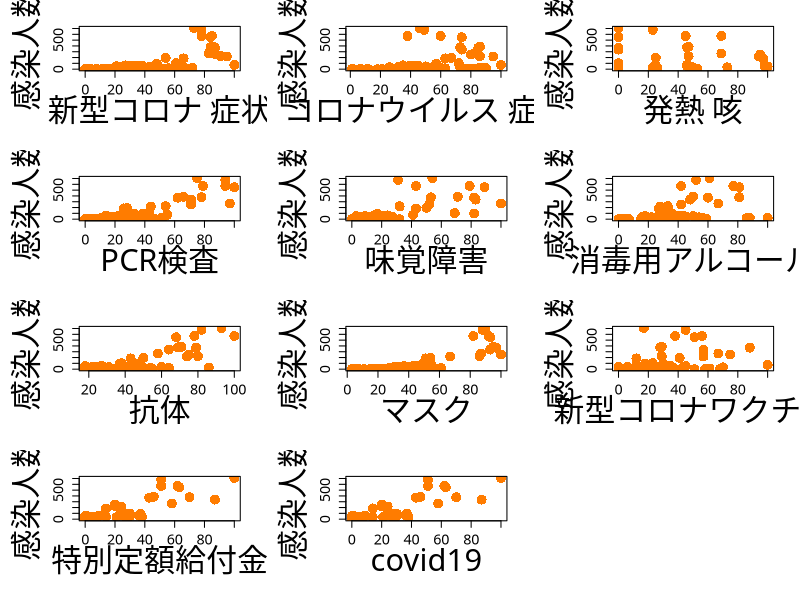

The R source for this figure: (Note: this script raises an error after producing the figure.)
png(file="./Scatterplot.png",width = 1300, height = 900)
data1<-read.csv("Japan.csv",fileEncoding = "UTF-8-BOM")
data1<-data1[-(89:479),]
mdate<-data1[(1:88),1]
mdate<-as.Date(mdate,"%Y/%m/%d")
num<-data1[(1:88),2]
par(family="HiraKakuProN-W6")
par(mfrow = c(4,3))

k1<-read.csv("Japan_k1.csv",fileEncoding = "UTF-8-BOM")
k1_pop<-k1[(1:88),2]
par(mar=c(6, 6, 2, 2))
plot(k1_pop,num,xlab='新型コロナ 症状',ylab = '感染人数',type="p",pch=16,cex=2,col="#ff7c00",cex.lab = 2.8,cex.axis = 1.3,cex.main = 2)

k2<-read.csv("Japan_k2.csv",fileEncoding = "UTF-8-BOM")
k2_pop<-k2[(1:88),2]
plot(k2_pop,num,xlab='コロナウイルス 症状',ylab = '感染人数',type="p",pch=16,cex=2,col="#ff7c00",cex.lab = 2.8,cex.axis = 1.3,cex.main = 2)

k3<-read.csv("Japan_k3.csv",fileEncoding = "UTF-8-BOM")
k3_pop<-k3[(1:88),2]
plot(k3_pop,num,xlab='発熱 咳',ylab = '感染人数',type="p",pch=16,cex=2,col="#ff7c00",cex.lab = 2.8,cex.axis = 1.3,cex.main = 2)

k4<-read.csv("Japan_k4.csv",fileEncoding = "UTF-8-BOM")
k4_pop<-k4[(1:88),2]
plot(k4_pop,num,xlab='PCR検査',ylab = '感染人数',type="p",pch=16,cex=2,col="#ff7c00",cex.lab = 2.8,cex.axis = 1.3,cex.main = 2)

k5<-read.csv("Japan_k5.csv",fileEncoding = "UTF-8-BOM")
k5_pop<-k5[(1:88),2]
plot(k5_pop,num,xlab='味覚障害',ylab = '感染人数',type="p",pch=16,cex=2,col="#ff7c00",cex.lab = 2.8,cex.axis = 1.3,cex.main = 2)

k6<-read.csv("Japan_k6.csv",fileEncoding = "UTF-8-BOM")
k6_pop<-k6[(1:88),2]
plot(k6_pop,num,xlab='消毒用アルコール',ylab = '感染人数',type="p",pch=16,cex=2,col="#ff7c00",cex.lab = 2.8,cex.axis = 1.3,cex.main = 2)


k7<-read.csv("Japan_k7.csv",fileEncoding = "UTF-8-BOM")
k7_pop<-k7[(1:88),2]
plot(k7_pop,num,xlab='抗体',ylab = '感染人数',type="p",pch=16,cex=2,col="#ff7c00",cex.lab = 2.8,cex.axis = 1.3,cex.main = 2)

k8<-read.csv("Japan_k8.csv",fileEncoding = "UTF-8-BOM")
k8_pop<-k8[(1:88),2]
plot(k8_pop,num,xlab='マスク',ylab = '感染人数',type="p",pch=16,cex=2,col="#ff7c00",cex.lab = 2.8,cex.axis = 1.3,cex.main = 2)

k9<-read.csv("Japan_k9.csv",fileEncoding = "UTF-8-BOM")
k9_pop<-k9[(1:88),2]
plot(k9_pop,num,xlab='新型コロナワクチン',ylab = '感染人数',type="p",pch=16,cex=2,col="#ff7c00",cex.lab = 2.8,cex.axis = 1.3,cex.main = 2)


k10<-read.csv("Japan_k10.csv",fileEncoding = "UTF-8-BOM")
k10_pop<-k10[(1:88),2]
plot(k10_pop,num,xlab='特別定額給付金',ylab = '感染人数',type="p",pch=16,cex=2,col="#ff7c00",cex.lab = 2.8,cex.axis = 1.3,cex.main = 2)


k11<-read.csv("Japan_k11.csv",fileEncoding = "UTF-8-BOM")
k11_pop<-k11[(1:88),2]
plot(k10_pop,num,xlab='covid19',ylab = '感染人数',type="p",pch=16,cex=2,col="#ff7c00",cex.lab = 2.8,cex.axis = 1.3,cex.main = 2)

dev.off()

correlation<-cbind(mdate,num,k1_pop,k2_pop,k3_pop,k4_pop,k5_pop,k6_pop,k7_pop,k8_pop,k9_pop,k10_pop,k11_pop)
summary(correlation)
cor(correlation[,c(2,3,4,5,6,7,8,9,10,11,12,13)])

cor.test(correlation[,2],correlation[,3])
cor.test(correlation[,2],correlation[,4])
cor.test(correlation[,2],correlation[,5])
cor.test(correlation[,2],correlation[,6])
cor.test(correlation[,2],correlation[,7])
cor.test(correlation[,2],correlation[,8])
cor.test(correlation[,2],correlation[,9])
cor.test(correlation[,2],correlation[,10])
cor.test(correlation[,2],correlation[,11])
cor.test(correlation[,2],correlation[,12])
cor.test(correlation[,2],correlation[,13])

llcor1<-cor.lag(correlation[,3],correlation[,2],16,16)
temp1<-llcor1[,1:16]
temp2<-llcor1[,17:33]
temp1<-rev(temp1)
llcor1<-cbind(temp1,temp2)
x<-c(-16:16)
png(file="./llcor_k1.png",width = 680, height = 398)
plot(x,llcor1,type="o",main = "Lag and Lead cor coef of K1",ylim = c(0,1))
dev.off()

llcor2<-cor.lag(correlation[,4],correlation[,2],16,16)
temp1<-llcor2[,1:16]
temp2<-llcor2[,17:33]
temp1<-rev(temp1)
llcor2<-cbind(temp1,temp2)
png(file="./llcor_k2.png",width = 680, height = 398)
plot(x,llcor2,type="o",main = "Lag and Lead cor coef of K2",ylim = c(0,1))
dev.off()

llcor3<-cor.lag(correlation[,5],correlation[,2],16,16)
temp1<-llcor3[,1:16]
temp2<-llcor3[,17:33]
temp1<-rev(temp1)
llcor3<-cbind(temp1,temp2)
png(file="./llcor_k3.png",width = 680, height = 398)
plot(x,llcor3,type="o",main = "Lag and Lead cor coef of K3",ylim = c(-0.3,1))
dev.off()

llcor4<-cor.lag(correlation[,6],correlation[,2],16,16)
temp1<-llcor4[,1:16]
temp2<-llcor4[,17:33]
temp1<-rev(temp1)
llcor4<-cbind(temp1,temp2)
png(file="./llcor_k4.png",width = 680, height = 398)
plot(x,llcor4,type="o",main = "Lag and Lead cor coef of K4",ylim = c(0,1))
dev.off()

llcor5<-cor.lag(correlation[,7],correlation[,2],16,16)
temp1<-llcor5[,1:16]
temp2<-llcor5[,17:33]
temp1<-rev(temp1)
llcor5<-cbind(temp1,temp2)
png(file="./llcor_k5.png",width = 680, height = 398)
plot(x,llcor5,type="o",main = "Lag and Lead cor coef of K5",ylim = c(0,1))
dev.off()

llcor6<-cor.lag(correlation[,8],correlation[,2],16,16)
temp1<-llcor6[,1:16]
temp2<-llcor6[,17:33]
temp1<-rev(temp1)
llcor6<-cbind(temp1,temp2)
png(file="./llcor_k6.png",width = 680, height = 398)
plot(x,llcor6,type="o",main = "Lag and Lead cor coef of K6",ylim = c(0,1))
dev.off()

llcor7<-cor.lag(correlation[,9],correlation[,2],16,16)
temp1<-llcor7[,1:16]
temp2<-llcor7[,17:33]
temp1<-rev(temp1)
llcor7<-cbind(temp1,temp2)
png(file="./llcor_k7.png",width = 680, height = 398)
plot(x,llcor7,type="o",main = "Lag and Lead cor coef of K7",ylim = c(0,1))
dev.off()

llcor8<-cor.lag(correlation[,10],correlation[,2],16,16)
temp1<-llcor8[,1:16]
temp2<-llcor8[,17:33]
temp1<-rev(temp1)
llcor8<-cbind(temp1,temp2)
png(file="./llcor_k8.png",width = 680, height = 398)
plot(x,llcor8,type="o",main = "Lag and Lead cor coef of K8",ylim = c(0,1))
dev.off()

llcor9<-cor.lag(correlation[,11],correlation[,2],16,16)
temp1<-llcor9[,1:16]
temp2<-llcor9[,17:33]
temp1<-rev(temp1)
llcor9<-cbind(temp1,temp2)
png(file="./llcor_k9.png",width = 680, height = 398)
plot(x,llcor9,type="o",main = "Lag and Lead cor coef of K9",ylim = c(0,1))
dev.off()

llcor10<-cor.lag(correlation[,12],correlation[,2],16,16)
temp1<-llcor10[,1:16]
temp2<-llcor10[,17:33]
temp1<-rev(temp1)
llcor10<-cbind(temp1,temp2)
png(file="./llcor_k10.png",width = 680, height = 398)
plot(x,llcor10,type="o",main = "Lag and Lead cor coef of K10",ylim = c(0,1))
dev.off()

llcor11<-cor.lag(correlation[,13],correlation[,2],16,16)
temp1<-llcor11[,1:16]
temp2<-llcor11[,17:33]
temp1<-rev(temp1)
llcor11<-cbind(temp1,temp2)
png(file="./llcor_k11.png",width = 680, height = 398)
plot(x,llcor10,type="o",main = "Lag and Lead cor coef of K11",ylim = c(0,1))
dev.off()

output<-cbind(k1_pop,k2_pop,k3_pop,k4_pop,k5_pop,k6_pop,k7_pop,k8_pop,k9_pop,k10_pop,k11_pop,num)
write.csv(output, file = "ForTraining.csv", row.names = FALSE)

